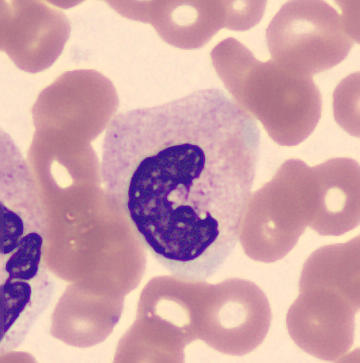
#> input picture cell_data/image/Band/BNE_10238.jpg, 360 x 363 px; its folder holds only this picture in this run
$ python prepare_data.py
#> lines starting #> are read from the running program, lines starting #| are printed output that depends on the picture
### process_data.py
import numpy as np
import matplotlib.pyplot as plt
import pickle
import os
import random
import cv2 as cv
from collections import defaultdict
# import torch

class Log():
    # [39 lines left out: functions __init__, rgb2gray, replicate, mirror, not called in this run]

def save(obj,directory,filename):
    if os.path.exists(directory):
        pass
    else:
        os.mkdir(directory)

    path = '%s/%s' % (directory, filename)

    with open(path, 'wb') as f:
        pickle.dump(obj,f)

#マスクデータを作る
# [37 lines left out: functions create_mask_label, create_ncratio, not called in this run]

def create_c_and_n(cpath, npath):
    cyt, nuc = [cv.imread(x)[3:,:,2]/255 for x in [cpath, npath]]
    ones = np.ones((360,360))
    cyt_, nuc_ = ones - cyt, ones - nuc
    cytoplasm, nucleus = [], []
    _ = [cytoplasm.append(x) for x in [cyt_, cyt]]
    _ = [nucleus.append(x) for x in [nuc_, nuc]]
    cytoplasm, nucleus = [np.array(x) for x in [cytoplasm, nucleus]]
    return cytoplasm, nucleus, cyt, nuc


#answerの値を10段階に分け、それぞれの正解率をだす
# [57 lines left out: functions validate_ncr, tasu, validate_mask, not called in this run]


def make_dir(directory):
    if os.path.exists(directory):
        pass
    else:
        os.mkdir(directory)


# [288 lines left out: functions calculate_accuracy, load, load_image, load_mask, load_num_mask, load_ncratio and 11 more, not called in this run]

### prepare_data.py
import os
import numpy as np
import process_data as pro
import pickle
import matplotlib.pyplot as plt
import random
import cv2 as cv
from tqdm import tqdm


pro.make_dir('data')

folders = os.listdir('cell_data/image')

if '.DS_Store' in folders:
    folders.remove('.DS_Store')

for folder in folders:

    image,mask,num_mask,ncratio,cytoplasm,nucleus,num_cytoplasm,num_nucleus = [],[],[],[],[],[],[],[]

    for name in ['image', 'image02']:

        try:
            files = os.listdir('cell_data/%s/%s' % (name,folder))


            #files = os.listdir('picture/image/%s/%s' % (folder,aug))
            for file in tqdm(files):
                try:
                    #画像のパス
                    #ipath = 'picture/image/%s/%s/%s' % (folder,aug,file)
                    #cpath = 'picture/mask/%s/%s/%s' % (folder,aug,file.replace('.jpg', '.mask.0.png'))
                    #npath = 'picture/mask/%s/%s/%s' % (folder,aug,file.replace('.jpg', '.mask.1.png'))
                    ipath = 'cell_data/%s/%s/%s' % (name, folder, file)
                    cpath = 'cell_data/%s/%s/%s' % (name.replace('image', 'mask'), folder, file.replace('.jpg', '.mask.0.png'))
                    npath = 'cell_data/%s/%s/%s' % (name.replace('image', 'mask'), folder, file.replace('.jpg', '.mask.1.png'))

                    #画像をグレースケールで取得して正規化し拡大する
                    #img = cv.resize(cv.imread(ipath,0)/255,(572,572))
                    img = cv.imread(ipath,0)[3:,:]/255
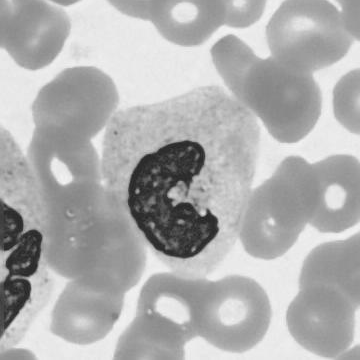
#> img: shape (360, 360) float64; min 0.133, max 0.961, mean 0.688
#> `files = os.listdir('cell_data/%s/%s' % (name,folder))`: files = ['BNE_10238.jpg']
#> `ipath = 'cell_data/%s/%s/%s' % (name, folder, file)`: ipath = 'cell_data/image02/Band/BNE_10238.jpg'
#> `image, mask, num_mask, cytoplasm, nucleus, num_cytoplasm, num_nucleus ..`: image = empty array
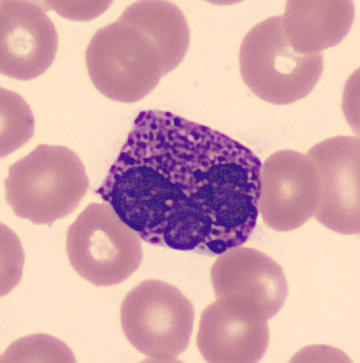
#> input picture cell_data/image/Baso/BA_10071.jpg, 360 x 363 px
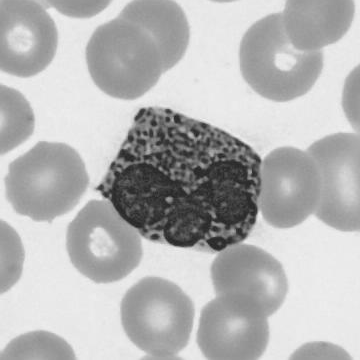
#> img: shape (360, 360) float64; min 0.133, max 0.949, mean 0.713

                    #
                    cyt, nuc, num_cyt, num_nuc = pro.create_c_and_n(cpath, npath)
#> `files = os.listdir('cell_data/%s/%s' % (name,folder))`: files = ['BA_10071.jpg']
#> `ipath = 'cell_data/%s/%s/%s' % (name, folder, file)`: ipath = 'cell_data/image02/Baso/BA_10071.jpg'

                    #３クラスのマスクを作る
                    msk, num_msk = pro.create_mask_label(cpath,npath,360)

                    #マスクからnc比を計算する
                    ncr = pro.create_ncratio(msk)

                    _ = [x.append(y) for x,y in [(image, img), (mask, msk), (num_mask, num_msk), (ncratio, ncr), (cytoplasm, cyt), (nucleus, nuc), (num_cytoplasm, num_cyt), (num_nucleus, num_nuc)]]

                except Exception as e:
                    print(str(e))
                    print(files+' error')

        except:
            pass

    image, mask, num_mask, cytoplasm, nucleus, num_cytoplasm, num_nucleus = [np.array(x) for x in [image, mask, num_mask, cytoplasm, nucleus, num_cytoplasm, num_nucleus]]

    _ = [pro.save(x, 'data/%s/' % folder, y) for x,y in [(image, 'image'), (mask, 'mask'), (num_mask, 'num_mask'), (ncratio, 'ncratio'), (cytoplasm, 'cytoplasm'), (nucleus, 'nucleus'), (num_cytoplasm, 'num_cytoplasm'), (num_nucleus, 'num_nucleus')]]

    print('%s done' % folder)
